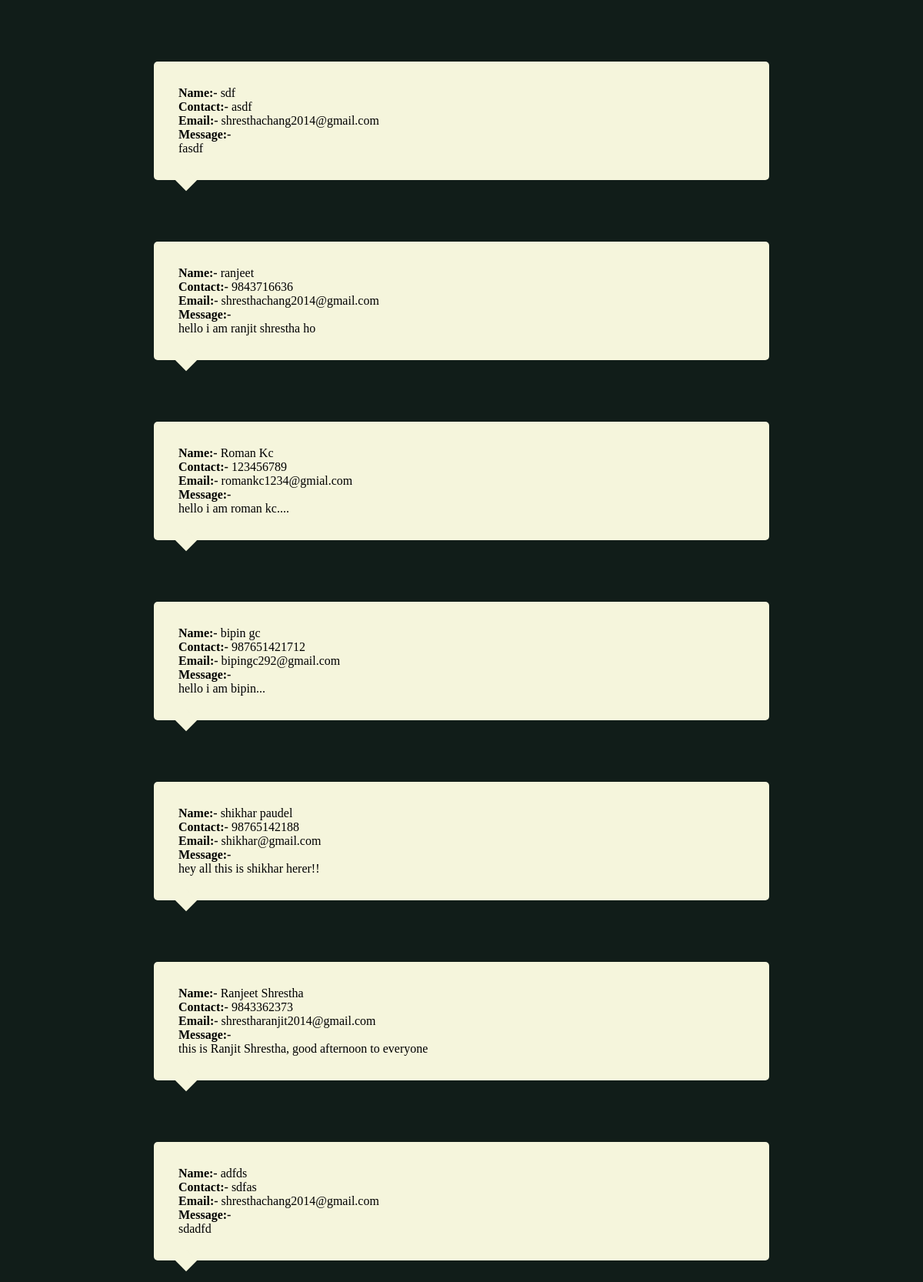
Page /admin/message.php on the committed database.
### tables this page shows
CREATE TABLE `message` (
  `m_name` varchar(255) NOT NULL,
  `m_contact` varchar(255) NOT NULL,
  `m_email` varchar(255) NOT NULL,
  `m_message` mediumtext NOT NULL
);

### admin/message.php (the view, shortened to what this page needs)
<!DOCTYPE html>
<html lang="en">
<head>
</head>
<body>
    <?php $con=mysqli_connect("localhost","root","","mom");
    $sql="SELECT * FROM message ";
    $query=mysqli_query($con,$sql)or die("Querry Failed");
    while ($rows = mysqli_fetch_array($query)) {
        ?>
    <div class="container">
        <p class="name"><b>Name:- </b><?php echo $rows['m_name'] ?> </p>
        <p class="cotact_no"><b>Contact:-</b> <?php echo $rows['m_contact'] ?></p>
        <p class="email"><b>Email:- </b><?php echo $rows['m_email'] ?></p>
        <p class="email"><b>Message:-</b></p>
        <p class="message"><?php echo $rows['m_message'] ?></p>
    </div>
    <?php  } ?>
</body>
</html>

### admin/message.php (style rules this page uses)
* { margin: 0px; padding: 0px; box-sizing: border-box; }
body { background-color: rgb(17, 29, 25); display: flex; flex-direction: column; justify-content: center; align-items: center; padding-bottom: 10em; }
.container { background-color: beige; height: auto; width: 50rem; margin-top: 5em; padding: 2rem; font-family: 'itim', cursive; border-radius: 5px; }
.container::after { content: ""; height: 20px; width: 20px; background: beige; z-index: 100; position: absolute; margin-top: 22px; transform: rotate(45deg); }

### rows in the picture
message: m_name "sdf", m_contact "asdf", m_email "shresthachang2014@gmail.com", m_message "fasdf"
message: m_name "ranjeet", m_contact "9843716636", m_email "shresthachang2014@gmail.com", m_message "hello i am ranjit shrestha ho"
message: m_name "Roman Kc", m_contact "123456789", m_email "romankc1234@gmial.com", m_message "hello i am roman kc...."
message: m_name "bipin gc", m_contact "987651421712", m_email "bipingc292@gmail.com", m_message "hello i am bipin..."
message: m_name "shikhar paudel", m_contact "98765142188", m_email "shikhar@gmail.com", m_message "hey all this is shikhar herer!!"
message: m_name "Ranjeet Shrestha", m_contact "9843362373", m_email "shrestharanjit2014@gmail.com", m_message "this is Ranjit Shrestha, good afternoon to everyone"
message: m_name "adfds", m_contact "sdfas", m_email "shresthachang2014@gmail.com", m_message "sdadfd"
